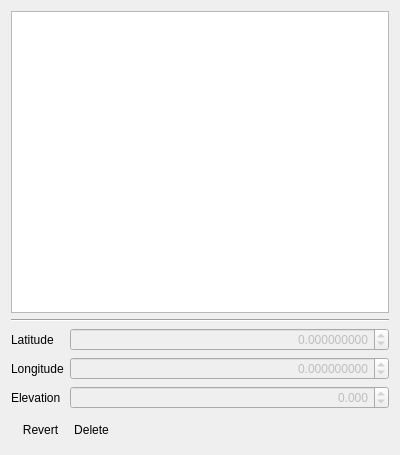
<?xml version="1.0" encoding="UTF-8"?>
<ui version="4.0">
 <class>GroundControlPointsView</class>
 <widget class="QWidget" name="GroundControlPointsView">
  <property name="geometry">
   <rect>
    <x>0</x>
    <y>0</y>
    <width>400</width>
    <height>455</height>
   </rect>
  </property>
  <property name="windowTitle">
   <string>Form</string>
  </property>
  <layout class="QVBoxLayout" name="verticalLayout">
   <item>
    <widget class="QTreeView" name="pointsList">
     <property name="rootIsDecorated">
      <bool>false</bool>
     </property>
     <property name="uniformRowHeights">
      <bool>true</bool>
     </property>
     <property name="itemsExpandable">
      <bool>false</bool>
     </property>
     <property name="allColumnsShowFocus">
      <bool>true</bool>
     </property>
     <attribute name="headerDefaultSectionSize">
      <number>50</number>
     </attribute>
    </widget>
   </item>
   <item>
    <widget class="Line" name="line">
     <property name="orientation">
      <enum>Qt::Horizontal</enum>
     </property>
    </widget>
   </item>
   <item>
    <layout class="QFormLayout" name="formLayout">
     <item row="0" column="0">
      <widget class="QLabel" name="northingLabel">
       <property name="text">
        <string>Latitude</string>
       </property>
      </widget>
     </item>
     <item row="0" column="1">
      <widget class="QDoubleSpinBox" name="northing">
       <property name="enabled">
        <bool>false</bool>
       </property>
       <property name="sizePolicy">
        <sizepolicy hsizetype="MinimumExpanding" vsizetype="Fixed">
         <horstretch>0</horstretch>
         <verstretch>0</verstretch>
        </sizepolicy>
       </property>
       <property name="alignment">
        <set>Qt::AlignRight|Qt::AlignTrailing|Qt::AlignVCenter</set>
       </property>
       <property name="decimals">
        <number>9</number>
       </property>
       <property name="minimum">
        <double>-180.000000000000000</double>
       </property>
       <property name="maximum">
        <double>180.000000000000000</double>
       </property>
       <property name="singleStep">
        <double>0.010000000000000</double>
       </property>
      </widget>
     </item>
     <item row="1" column="0">
      <widget class="QLabel" name="eastingLabel">
       <property name="text">
        <string>Longitude</string>
       </property>
      </widget>
     </item>
     <item row="1" column="1">
      <widget class="QDoubleSpinBox" name="easting">
       <property name="enabled">
        <bool>false</bool>
       </property>
       <property name="sizePolicy">
        <sizepolicy hsizetype="MinimumExpanding" vsizetype="Fixed">
         <horstretch>0</horstretch>
         <verstretch>0</verstretch>
        </sizepolicy>
       </property>
       <property name="alignment">
        <set>Qt::AlignRight|Qt::AlignTrailing|Qt::AlignVCenter</set>
       </property>
       <property name="decimals">
        <number>9</number>
       </property>
       <property name="minimum">
        <double>-360.000000000000000</double>
       </property>
       <property name="maximum">
        <double>360.000000000000000</double>
       </property>
       <property name="singleStep">
        <double>0.010000000000000</double>
       </property>
      </widget>
     </item>
     <item row="2" column="0">
      <widget class="QLabel" name="elevationLabel">
       <property name="text">
        <string>Elevation</string>
       </property>
      </widget>
     </item>
     <item row="2" column="1">
      <widget class="QDoubleSpinBox" name="elevation">
       <property name="enabled">
        <bool>false</bool>
       </property>
       <property name="sizePolicy">
        <sizepolicy hsizetype="MinimumExpanding" vsizetype="Fixed">
         <horstretch>0</horstretch>
         <verstretch>0</verstretch>
        </sizepolicy>
       </property>
       <property name="alignment">
        <set>Qt::AlignRight|Qt::AlignTrailing|Qt::AlignVCenter</set>
       </property>
       <property name="decimals">
        <number>3</number>
       </property>
       <property name="minimum">
        <double>-10000.000000000000000</double>
       </property>
       <property name="maximum">
        <double>20000.000000000000000</double>
       </property>
      </widget>
     </item>
    </layout>
   </item>
   <item>
    <widget class="QToolBar" name="toolBar">
     <addaction name="actionRevert"/>
     <addaction name="actionDelete"/>
    </widget>
   </item>
  </layout>
  <action name="actionCopyLocationLatLon">
   <property name="text">
    <string>Latitude, Longitude</string>
   </property>
  </action>
  <action name="actionCopyLocationLonLat">
   <property name="text">
    <string>Longitude, Latitude</string>
   </property>
  </action>
  <action name="actionCopyLocationLatLonElev">
   <property name="text">
    <string>Latitude, Longitude, Elevation</string>
   </property>
  </action>
  <action name="actionCopyLocationLonLatElev">
   <property name="text">
    <string>Longitude, Latitude, Elevation</string>
   </property>
  </action>
  <action name="actionRevert">
   <property name="icon">
    <iconset resource="icons/icons.qrc">
     <normaloff>:/icons/16x16/reset</normaloff>:/icons/16x16/reset</iconset>
   </property>
   <property name="text">
    <string>&amp;Revert Changes</string>
   </property>
   <property name="iconText">
    <string>Revert</string>
   </property>
   <property name="toolTip">
    <string>Revert user changes to the active point</string>
   </property>
  </action>
  <action name="actionDelete">
   <property name="icon">
    <iconset resource="icons/icons.qrc">
     <normaloff>:/icons/16x16/delete</normaloff>:/icons/16x16/delete</iconset>
   </property>
   <property name="text">
    <string>&amp;Delete Point</string>
   </property>
   <property name="iconText">
    <string>Delete</string>
   </property>
   <property name="toolTip">
    <string>Delete the active point</string>
   </property>
  </action>
 </widget>
 <resources>
  <include location="icons/icons.qrc"/>
 </resources>
 <connections/>
</ui>
